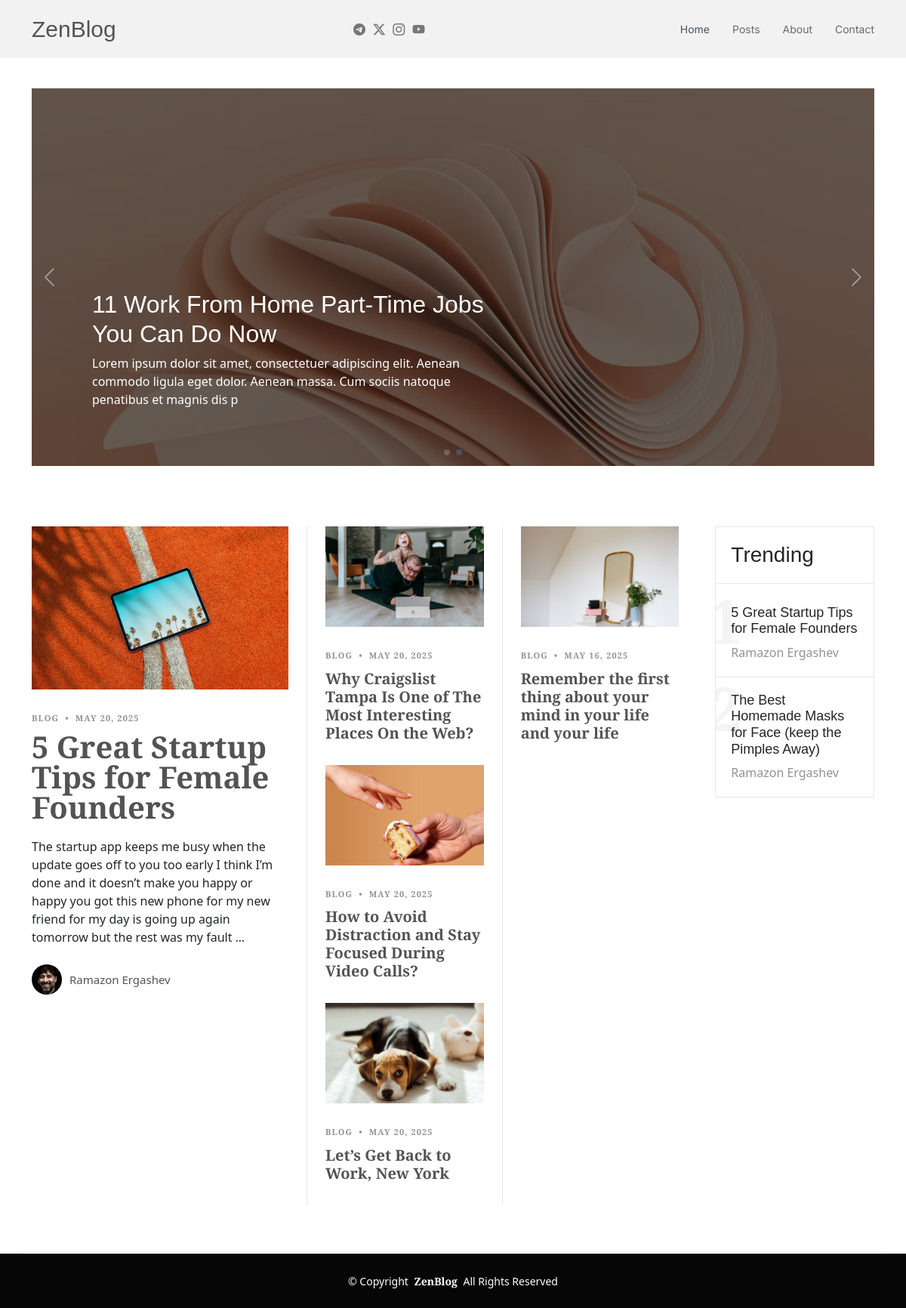
The page / on the database its author committed.
### app/models.py (models this page shows, shortened)
class Trend(models.Model):
    title = models.CharField(max_length=200)
    slug = models.CharField(max_length=150)
    author = models.ForeignKey(User, on_delete=models.CASCADE, related_name="trend_posts")
    content = models.TextField()
    image = models.ImageField(upload_to="trends/")
    created_at = models.DateTimeField(default=now, editable=False)
    updated_at = models.DateTimeField(auto_now=True)
    published = models.BooleanField(default=False)

class Post(models.Model):
    title = models.CharField(max_length=200)
    slug = models.CharField(max_length=150)
    author = models.ForeignKey(User, on_delete=models.CASCADE, related_name='blog_posts')
    content = models.TextField()
    image = models.ImageField(upload_to="posts/")
    created_at = models.DateTimeField(default=now, editable=False)
    updated_at = models.DateTimeField(auto_now=True)
    published = models.BooleanField(default=False)

### app/views.py (the view)
# urls.py: path('', home, name='home'),
def home(request):
    posts = Post.objects.filter(published=True).order_by('-created_at')[:7]
    trends = Trend.objects.filter(published=True).order_by('-created_at')[:5]
    latest_post = Post.objects.filter(published=True).order_by('-created_at').first()
    latest_trend = Trend.objects.filter(published=True).order_by('-created_at').first()
    trending_posts = []
    if latest_post:
        trending_posts.append({
            'id': latest_post.id,
            'title': latest_post.title,
            'author': latest_post.author,
            'url': 'post_detail'
        })
    if latest_trend:
        trending_posts.append({
            'id': latest_trend.id,
            'title': latest_trend.title,
            'author': latest_trend.author,
            'url': 'trend_detail'
        })
    context = {
        'trends': trends,
        'posts': posts,
        'trending_posts': trending_posts
    }
    return render(request, 'home.html', context)

### templates/home.html (shortened to what this page needs)
{% extends 'base.html' %}
{% load static %}
{% block content %}
<main class="main">
  <section id="slider" class="slider section dark-background">
    <div class="container" data-aos="fade-up" data-aos-delay="100">
      <div class="swiper init-swiper">
        <div class="swiper-wrapper">
          {% for trend in trends %}
            <div class="swiper-slide" style="background-image: url('{{ trend.image.url }}');">
              <div class="content">
                <h2><a href="{% url 'trend_detail' trend.id %}">{{ trend.title }}</a></h2>
                <p>{{ trend.slug }}</p>
              </div>
            </div>
          {% endfor %}
        </div>
        <div class="swiper-button-next"></div>
        <div class="swiper-button-prev"></div>
        <div class="swiper-pagination"></div>
      </div>
    </div>
  </section>
  <section id="trending-category" class="trending-category section">
    <div class="container" data-aos="fade-up" data-aos-delay="100">
      <div class="row g-5">
        <div class="col-lg-4">
          {% with featured_post=posts|first %}
            {% if featured_post %}
              <div class="post-entry lg">
                <a href="{% url 'post_detail' featured_post.id %}">
                  <img src="{{ featured_post.image.url }}" alt="{{ featured_post.title }}" class="img-fluid">
                </a>
                <div class="post-meta">
                  <span class="date">Blog</span>
                  <span class="mx-1">•</span>
                  <span>{{ featured_post.created_at|date:"M d, Y" }}</span>
                </div>
                <h2><a href="{% url 'post_detail' featured_post.id %}">{{ featured_post.title }}</a></h2>
                <p class="mb-4 d-block">{{ featured_post.content|truncatewords:50 }}</p>
                <div class="d-flex align-items-center author">
                  <div class="photo">
                    <img src="{% static 'img/person-1.jpg' %}" alt="{{ featured_post.author.username }}" class="img-fluid">
                  </div>
                  <div class="name">
                    <h3 class="m-0 p-0">{{ featured_post.author.first_name }} {{ featured_post.author.last_name }}</h3>
                  </div>
                </div>
              </div>
            {% endif %}
          {% endwith %}
        </div>
        <div class="col-lg-8">
          <div class="row g-5">
            <div class="col-lg-4 border-start custom-border">
              {% for post in posts|slice:"1:4" %}
                <div class="post-entry">
                  <a href="{% url 'post_detail' post.id %}">
                    <img src="{{ post.image.url }}" alt="{{ post.title }}" class="img-fluid">
                  </a>
                  <div class="post-meta">
                    <span class="date">Blog</span>
                    <span class="mx-1">•</span>
                    <span>{{ post.created_at|date:"M d, Y" }}</span>
                  </div>
                  <h2><a href="{% url 'post_detail' post.id %}">{{ post.title }}</a></h2>
                </div>
              {% endfor %}
            </div>
            <div class="col-lg-4 border-start custom-border">
              {% for post in posts|slice:"4:7" %}
                <div class="post-entry">
                  <a href="{% url 'post_detail' post.id %}">
                    <img src="{{ post.image.url }}" alt="{{ post.title }}" class="img-fluid">
                  </a>
                  <div class="post-meta">
                    <span class="date">Blog</span>
                    <span class="mx-1">•</span>
                    <span>{{ post.created_at|date:"M d, Y" }}</span>
                  </div>
                  <h2><a href="{% url 'post_detail' post.id %}">{{ post.title }}</a></h2>
                </div>
              {% endfor %}
            </div>
            <div class="col-lg-4">
              <div class="trending">
                <h3>Trending</h3>
                <ul class="trending-post">
                  {% for post in trending_posts %}
                    <li>
                      <a href="{% url post.url post.id %}">
                        <span class="number">{{ forloop.counter }}</span>
                        <h3>{{ post.title }}</h3>
                        <span class="author">{{ post.author.first_name }} {{ post.author.last_name }}</span>
                      </a>
                    </li>
                  {% endfor %}
                </ul>
              </div>
            </div>
          </div>
        </div>
      </div>
    </div>
  </section>
</main>
{% endblock %}

### static/css/main.css (style rules this page uses)
:root { --default-font: "EB Garamond", system-ui, -apple-system, "Segoe UI", Roboto, "Helvetica Neue", Arial, "Noto Sans", "Liberation Sans", sans-serif, "Apple Color Emoji", "Segoe UI Emoji", "Segoe UI Symbol", "Noto Color Emoji"; --heading-font: "EB Garamond", sans-serif; --nav-font: "Inter", sans-serif; }
:root { --background-color: #ffffff; --default-color: #212529; --heading-color: #535353; --accent-color: #465367; --surface-color: #ffffff; --contrast-color: #ffffff; }
:root { --nav-color: #6a6a6a; --nav-hover-color: #465367; --nav-mobile-background-color: #ffffff; --nav-dropdown-background-color: #ffffff; --nav-dropdown-color: #6a6a6a; --nav-dropdown-hover-color: #465367; }
.dark-background { --background-color: #060606; --default-color: #ffffff; --heading-color: #ffffff; --surface-color: #252525; --contrast-color: #ffffff; }
:root { scroll-behavior: smooth; }
body { color: var(--default-color); background-color: var(--background-color); font-family: var(--default-font); }
a { color: var(--accent-color); text-decoration: none; transition: 0.3s; }
h1, h2, h3, h4, h5, h6 { color: var(--heading-color); font-family: var(--heading-font); }
section, .section { color: var(--default-color); background-color: var(--background-color); padding: 40px 0; scroll-margin-top: 90px; overflow: clip; }
.slider { background-color: transparent; }
.slider .swiper-wrapper { height: auto !important; }
.slider .swiper-slide { min-height: 500px; position: relative; display: flex; align-items: flex-end; background-repeat: no-repeat; background-size: cover; }
.slider .swiper-slide::before { content: ""; position: absolute; top: 0; left: 0; width: 100%; height: 100%; background: color-mix(in srgb, var(--background-color), transparent 50%); }
.slider .swiper-button-prev:after, .slider .swiper-button-next:after { font-size: 24px; color: color-mix(in srgb, var(--default-color), transparent 50%); }
.slider .content { padding: 60px 80px; max-width: 700px; position: relative; }
.slider .content a, .slider .content h2, .slider .content p { color: var(--default-color); }
.trending-category .post-entry { margin-bottom: 30px; }
.trending-category .post-entry img { margin-bottom: 30px; }
.trending-category .post-entry h2 { margin-bottom: 20px; font-size: 20px; font-weight: 600; line-height: 1.2; }
.trending-category .post-entry h2 a { color: var(--heading-color); }
.trending-category .post-entry.lg h2 { font-size: 40px; line-height: 1; }
.trending-category .post-meta { font-size: 11px; letter-spacing: 0.07rem; text-transform: uppercase; font-weight: 600; color: color-mix(in srgb, var(--default-color), transparent 50%); margin-bottom: 10px; }
.trending-category .custom-border { border-color: color-mix(in srgb, var(--default-color), transparent 90%) !important; }
.trending-category .author .photo { margin-right: 10px; }
.trending-category .author .photo img { width: 40px; border-radius: 50%; margin-bottom: 0; }
.trending-category .author .name h3 { margin: 0; padding: 0; font-size: 15px; font-family: var(--default-font); }
.trending-category .trending { border: 1px solid color-mix(in srgb, var(--default-color), transparent 90%); }
.trending-category .trending>h3 { color: var(--default-color); padding: 20px; border-bottom: 1px solid color-mix(in srgb, var(--default-color), transparent 90%); }
.trending-category .trending .trending-post { padding: 0; margin: 0; }
.trending-category .trending .trending-post li { padding: 0; margin: 0; list-style: none; display: block; }
.trending-category .trending .trending-post li a { display: block; padding: 20px; border-bottom: 1px solid color-mix(in srgb, var(--default-color), transparent 90%); position: relative; overflow: hidden; z-index: 2; }
.trending-category .trending .trending-post li a .number { position: absolute; z-index: 1; font-size: 5rem; left: -10px; top: -20px; font-weight: 700; font-family: var(--heading-font); color: color-mix(in srgb, var(--default-color), transparent 95%); }
.trending-category .trending .trending-post li a h3 { font-size: 18px; color: var(--default-color); transition: 0.3s; }
.trending-category .trending .trending-post li a .author { color: color-mix(in srgb, var(--default-color), transparent 50%); font-weight: 500; }
.trending-category .trending .trending-post li:last-child a { border-bottom: none; }

### rows shown on the page
Trend: image (picture), title "11 Work From Home Part-Time Jobs You Can Do Now", slug "Lorem ipsum dolor sit amet, consectetuer adipiscing elit. Aenean commodo ligula eget dolor. Aenean massa. Cum sociis natoque penatibus et magnis dis p"
Post: image (picture), created_at "MAY 20, 2025", title "5 Great Startup Tips for Female Founders", content "The startup app keeps me busy when the update goes off to you too early I think I’m done and it doesn’t make you happy or happy you got this new phone for my new friend for my day is going up again tomorrow but the rest was my fault …", author.first_name "Ramazon", author.last_name "Ergashev"
Post: image (picture), created_at "MAY 20, 2025", title "Why Craigslist Tampa Is One of The Most Interesting Places On the Web?"
Post: image (picture), created_at "MAY 20, 2025", title "How to Avoid Distraction and Stay Focused During Video Calls?"
Post: image (picture), created_at "MAY 20, 2025", title "Let’s Get Back to Work, New York"
Post: image (picture), created_at "MAY 16, 2025", title "Remember the first thing about your mind in your life and your life"

### other values the page prints
{{ post.title }} "5 Great Startup Tips for Female Founders"
{{ post.author.first_name }} "Ramazon"
{{ post.author.last_name }} "Ergashev"
{{ post.title }} "The Best Homemade Masks for Face (keep the Pimples Away)"
